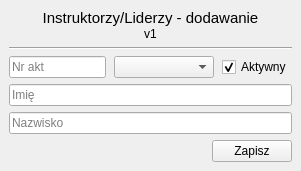
<?xml version="1.0" encoding="UTF-8"?>
<ui version="4.0">
 <class>Form</class>
 <widget class="QWidget" name="Form">
  <property name="geometry">
   <rect>
    <x>0</x>
    <y>0</y>
    <width>301</width>
    <height>168</height>
   </rect>
  </property>
  <property name="windowTitle">
   <string>Form</string>
  </property>
  <layout class="QVBoxLayout" name="verticalLayout">
   <property name="spacing">
    <number>0</number>
   </property>
   <property name="leftMargin">
    <number>0</number>
   </property>
   <property name="topMargin">
    <number>0</number>
   </property>
   <property name="rightMargin">
    <number>0</number>
   </property>
   <property name="bottomMargin">
    <number>0</number>
   </property>
   <item>
    <widget class="QWidget" name="widget" native="true">
     <layout class="QVBoxLayout" name="verticalLayout_4">
      <property name="spacing">
       <number>6</number>
      </property>
      <property name="leftMargin">
       <number>9</number>
      </property>
      <property name="topMargin">
       <number>9</number>
      </property>
      <property name="rightMargin">
       <number>9</number>
      </property>
      <property name="bottomMargin">
       <number>9</number>
      </property>
      <item>
       <widget class="QWidget" name="widget_2" native="true">
        <layout class="QVBoxLayout" name="verticalLayout_2">
         <property name="spacing">
          <number>0</number>
         </property>
         <property name="leftMargin">
          <number>0</number>
         </property>
         <property name="topMargin">
          <number>0</number>
         </property>
         <property name="rightMargin">
          <number>0</number>
         </property>
         <property name="bottomMargin">
          <number>0</number>
         </property>
         <item>
          <widget class="QLabel" name="label">
           <property name="font">
            <font>
             <pointsize>11</pointsize>
            </font>
           </property>
           <property name="text">
            <string>Instruktorzy/Liderzy - dodawanie</string>
           </property>
           <property name="alignment">
            <set>Qt::AlignCenter</set>
           </property>
          </widget>
         </item>
         <item>
          <widget class="QLabel" name="label_2">
           <property name="text">
            <string>v1</string>
           </property>
           <property name="alignment">
            <set>Qt::AlignCenter</set>
           </property>
          </widget>
         </item>
        </layout>
       </widget>
      </item>
      <item>
       <widget class="Line" name="line">
        <property name="orientation">
         <enum>Qt::Horizontal</enum>
        </property>
       </widget>
      </item>
      <item>
       <widget class="QWidget" name="widget_3" native="true">
        <layout class="QHBoxLayout" name="horizontalLayout">
         <property name="spacing">
          <number>6</number>
         </property>
         <property name="leftMargin">
          <number>0</number>
         </property>
         <property name="topMargin">
          <number>0</number>
         </property>
         <property name="rightMargin">
          <number>0</number>
         </property>
         <property name="bottomMargin">
          <number>0</number>
         </property>
         <item>
          <widget class="QLineEdit" name="text_nr_akt">
           <property name="minimumSize">
            <size>
             <width>40</width>
             <height>0</height>
            </size>
           </property>
           <property name="placeholderText">
            <string>Nr akt</string>
           </property>
          </widget>
         </item>
         <item>
          <spacer name="horizontalSpacer_2">
           <property name="orientation">
            <enum>Qt::Horizontal</enum>
           </property>
           <property name="sizeHint" stdset="0">
            <size>
             <width>13</width>
             <height>20</height>
            </size>
           </property>
          </spacer>
         </item>
         <item>
          <widget class="QComboBox" name="combo_ranga">
           <property name="minimumSize">
            <size>
             <width>100</width>
             <height>0</height>
            </size>
           </property>
          </widget>
         </item>
         <item>
          <spacer name="horizontalSpacer_3">
           <property name="orientation">
            <enum>Qt::Horizontal</enum>
           </property>
           <property name="sizeHint" stdset="0">
            <size>
             <width>13</width>
             <height>20</height>
            </size>
           </property>
          </spacer>
         </item>
         <item>
          <widget class="QCheckBox" name="check_aktywny">
           <property name="text">
            <string>Aktywny</string>
           </property>
           <property name="checked">
            <bool>true</bool>
           </property>
          </widget>
         </item>
        </layout>
       </widget>
      </item>
      <item>
       <widget class="QWidget" name="widget_5" native="true">
        <layout class="QVBoxLayout" name="verticalLayout_3">
         <property name="spacing">
          <number>6</number>
         </property>
         <property name="leftMargin">
          <number>0</number>
         </property>
         <property name="topMargin">
          <number>0</number>
         </property>
         <property name="rightMargin">
          <number>0</number>
         </property>
         <property name="bottomMargin">
          <number>0</number>
         </property>
         <item>
          <widget class="QLineEdit" name="text_imie">
           <property name="placeholderText">
            <string>Imię </string>
           </property>
          </widget>
         </item>
         <item>
          <widget class="QLineEdit" name="text_nazwisko">
           <property name="placeholderText">
            <string>Nazwisko</string>
           </property>
          </widget>
         </item>
        </layout>
       </widget>
      </item>
      <item>
       <widget class="QWidget" name="widget_4" native="true">
        <layout class="QHBoxLayout" name="horizontalLayout_2">
         <property name="spacing">
          <number>0</number>
         </property>
         <property name="leftMargin">
          <number>0</number>
         </property>
         <property name="topMargin">
          <number>0</number>
         </property>
         <property name="rightMargin">
          <number>0</number>
         </property>
         <property name="bottomMargin">
          <number>0</number>
         </property>
         <item>
          <spacer name="horizontalSpacer">
           <property name="orientation">
            <enum>Qt::Horizontal</enum>
           </property>
           <property name="sizeHint" stdset="0">
            <size>
             <width>139</width>
             <height>20</height>
            </size>
           </property>
          </spacer>
         </item>
         <item>
          <widget class="QPushButton" name="btn_zapisz">
           <property name="text">
            <string>Zapisz</string>
           </property>
          </widget>
         </item>
        </layout>
       </widget>
      </item>
     </layout>
    </widget>
   </item>
  </layout>
 </widget>
 <resources/>
 <connections/>
</ui>
